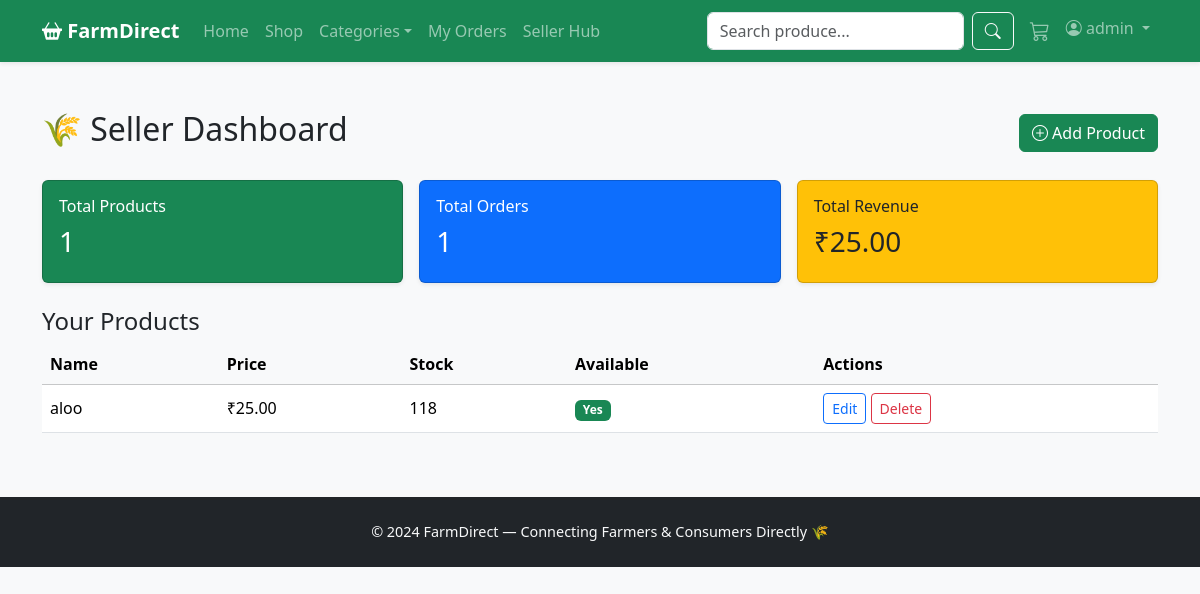
The app's page /seller/dashboard/ (signed in) with its own data.
### marketplace/models.py (models this page shows, shortened)
class Product(models.Model):
    UNIT_CHOICES = [
        ('kg', 'Kilogram'),
        ('g', 'Gram'),
        ('litre', 'Litre'),
        ('piece', 'Piece'),
        ('dozen', 'Dozen'),
        ('bundle', 'Bundle'),
        ('pack', 'Pack'),
    ]
    farmer = models.ForeignKey(User, on_delete=models.CASCADE, related_name='products')
    category = models.ForeignKey(Category, on_delete=models.SET_NULL, null=True, related_name='products')
    name = models.CharField(max_length=200)
    slug = models.SlugField(unique=True, blank=True)
    description = models.TextField()
    short_description = models.CharField(max_length=255, blank=True)
    price = models.DecimalField(max_digits=10, decimal_places=2, validators=[MinValueValidator(0)])
    mrp = models.DecimalField(max_digits=10, decimal_places=2, blank=True, null=True,
                              help_text="Original price before discount")
    unit = models.CharField(max_length=20, choices=UNIT_CHOICES, default='kg')
    stock = models.PositiveIntegerField(default=0)
    image = models.ImageField(upload_to='products/', blank=True, null=True)
    image_url = models.URLField(blank=True, help_text="External image URL (fallback)")
    is_organic = models.BooleanField(default=False)
    is_available = models.BooleanField(default=True)
    is_featured = models.BooleanField(default=False)
    harvest_date = models.DateField(blank=True, null=True)
    created_at = models.DateTimeField(auto_now_add=True)
    updated_at = models.DateTimeField(auto_now=True)
    class Meta:
        ordering = ['-created_at']
        indexes = [
            models.Index(fields=['-created_at']),
            models.Index(fields=['category', 'is_available']),
        ]

### marketplace/views.py (the view)
# urls.py: path('seller/dashboard/', views.seller_dashboard, name='seller_dashboard'),
@login_required
def seller_dashboard(request):
    products = Product.objects.filter(farmer=request.user)
    orders = OrderItem.objects.filter(product__farmer=request.user).select_related('order')
    total_revenue = sum(o.subtotal() for o in orders)
    return render(request, 'marketplace/seller_dashboard.html', {
        'products': products,
        'orders': orders,
        'total_revenue': total_revenue,
    })

### marketplace/models.py (called while the page is built)
    def subtotal(self):
        return self.price * self.quantity

### marketplace/templates/marketplace/seller_dashboard.html (shortened to what this page needs)
{% extends 'marketplace/base.html' %}
{% block content %}
<div class="container my-5">
  <div class="d-flex justify-content-between align-items-center mb-4">
    <h2>🌾 Seller Dashboard</h2>
    <a href="{% url 'add_product' %}" class="btn btn-success"><i class="bi bi-plus-circle"></i> Add Product</a>
  </div>
  <div class="row g-3 mb-4">
    <div class="col-md-4">
      <div class="card bg-success text-white shadow-sm">
        <div class="card-body">
          <h6>Total Products</h6>
          <h3>{{ products.count }}</h3>
        </div>
      </div>
    </div>
    <div class="col-md-4">
      <div class="card bg-primary text-white shadow-sm">
        <div class="card-body">
          <h6>Total Orders</h6>
          <h3>{{ orders.count }}</h3>
        </div>
      </div>
    </div>
    <div class="col-md-4">
      <div class="card bg-warning text-dark shadow-sm">
        <div class="card-body">
          <h6>Total Revenue</h6>
          <h3>₹{{ total_revenue }}</h3>
        </div>
      </div>
    </div>
  </div>
  <h4>Your Products</h4>
  <div class="table-responsive">
    <table class="table table-hover align-middle">
      <thead class="table-light">
        <tr><th>Name</th><th>Price</th><th>Stock</th><th>Available</th><th>Actions</th></tr>
      </thead>
      <tbody>
        {% for p in products %}
        <tr>
          <td>{{ p.name }}</td>
          <td>₹{{ p.price }}</td>
          <td>{{ p.stock }}</td>
          <td>{% if p.is_available %}<span class="badge bg-success">Yes</span>{% else %}<span class="badge bg-secondary">No</span>{% endif %}</td>
          <td>
            <a href="{% url 'edit_product' p.id %}" class="btn btn-sm btn-outline-primary">Edit</a>
            <form method="post" action="{% url 'delete_product' p.id %}" class="d-inline"
                  onsubmit="return confirm('Delete this product?');">
              <button class="btn btn-sm btn-outline-danger">Delete</button>
            </form>
          </td>
        </tr>
        {% empty %}
        <tr><td colspan="5" class="text-center text-muted">No products yet. Add your first!</td></tr>
        {% endfor %}
      </tbody>
    </table>
  </div>
</div>
{% endblock %}

### marketplace/templates/marketplace/base.html (shortened to what this page needs)
{% load static %}
<!DOCTYPE html>
<html lang="en">
<head>
    <link href="https://cdn.jsdelivr.net/npm/bootstrap@5.3.2/dist/css/bootstrap.min.css" rel="stylesheet">
    <link href="https://cdn.jsdelivr.net/npm/bootstrap-icons@1.11.1/font/bootstrap-icons.css" rel="stylesheet">
    <link rel="stylesheet" href="{% static 'css/style.css' %}">
</head>
<body>
<nav class="navbar navbar-expand-lg navbar-dark bg-success sticky-top shadow-sm">
  <div class="container">
    <a class="navbar-brand fw-bold" href="{% url 'home' %}">
      <i class="bi bi-basket2-fill"></i> FarmDirect
    </a>
    <div class="collapse navbar-collapse" id="navmenu">
      <ul class="navbar-nav me-auto">
        <li class="nav-item"><a class="nav-link" href="{% url 'home' %}">Home</a></li>
        <li class="nav-item"><a class="nav-link" href="{% url 'product_list' %}">Shop</a></li>
        <li class="nav-item dropdown">
          <a class="nav-link dropdown-toggle" href="#" data-bs-toggle="dropdown">Categories</a>
        </li>
        {% if user.is_authenticated %}
        <li class="nav-item"><a class="nav-link" href="{% url 'my_orders' %}">My Orders</a></li>
        <li class="nav-item"><a class="nav-link" href="{% url 'seller_dashboard' %}">Seller Hub</a></li>
        {% endif %}
      </ul>
      <form class="d-flex me-2" action="{% url 'product_list' %}" method="get">
        <input class="form-control me-2" type="search" name="q" placeholder="Search produce...">
        <button class="btn btn-outline-light" type="submit"><i class="bi bi-search"></i></button>
      </form>
      <ul class="navbar-nav">
        <li class="nav-item">
          <a class="nav-link position-relative" href="{% url 'cart' %}">
            <i class="bi bi-cart3 fs-5"></i>
          </a>
        </li>
        {% if user.is_authenticated %}
        <li class="nav-item dropdown">
          <a class="nav-link dropdown-toggle" href="#" data-bs-toggle="dropdown">
            <i class="bi bi-person-circle"></i> {{ user.username }}
          </a>
        </li>
        {% else %}
        <li class="nav-item"><a class="nav-link" href="{% url 'login' %}">Login</a></li>
        <li class="nav-item"><a class="btn btn-warning ms-2" href="{% url 'signup' %}">Sign Up</a></li>
        {% endif %}
      </ul>
    </div>
  </div>
</nav>
<main>{% block content %}{% endblock %}</main>
<footer class="bg-dark text-light mt-5 py-4">
  <div class="container text-center">
    <p class="mb-0">&copy; 2024 FarmDirect — Connecting Farmers & Consumers Directly 🌾</p>
  </div>
</footer>
</body>
</html>

### static/css/style.css (style rules this page uses)
body { font-family: 'Segoe UI', system-ui, sans-serif; background: #f8f9fa; }
.btn-success { background-color: #198754; }
footer { font-size: 0.9rem; }
input, select, textarea { border-radius: 6px !important; border: 1px solid #ced4da; padding: 8px 12px; width: 100%; }

### records on screen
Product: name "aloo", price "25.00", stock "118", is_available "Yes"

### other values on screen
{{ user.username }} "admin"
{{ products.count }} "1"
{{ orders.count }} "1"
{{ total_revenue }} "25.00"
